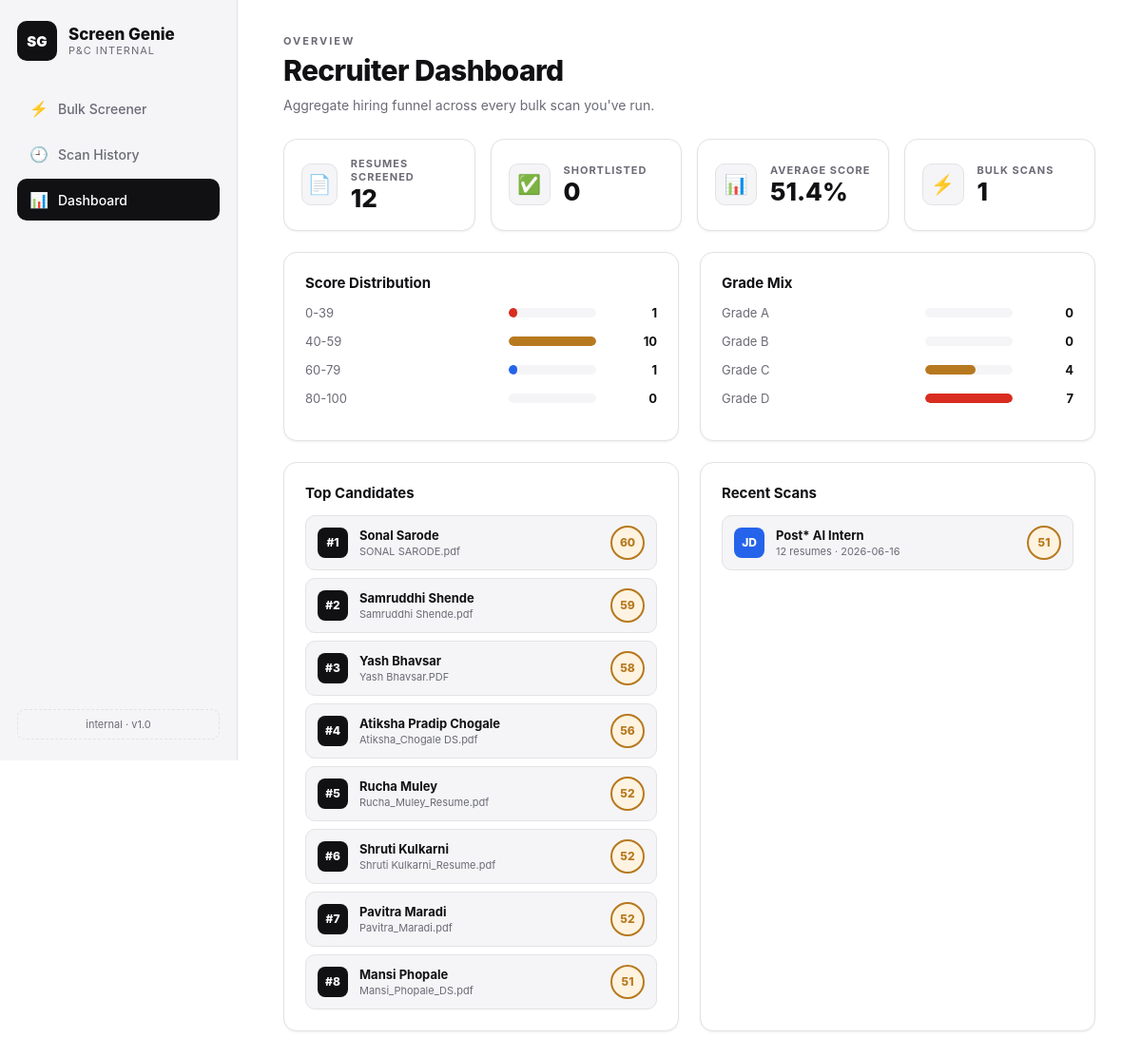
/dashboard, run on the app's committed database.
### tables this page shows
CREATE TABLE candidates (
            id INTEGER PRIMARY KEY AUTOINCREMENT,
            scan_id INTEGER NOT NULL,
            filename TEXT NOT NULL,
            name TEXT,
            email TEXT,
            phone TEXT,
            score INTEGER NOT NULL,
            grade TEXT NOT NULL,
            status TEXT NOT NULL,
            section_scores TEXT,
            matched_keywords TEXT,
            missing_keywords TEXT,
            matched_skills TEXT,
            missing_skills TEXT,
            extra_skills TEXT,
            reasons TEXT,
            file_data BLOB,
            suggestions TEXT,
            passed_checks TEXT,
            warning_checks TEXT,
            issue_checks TEXT,
            semantic_score INTEGER,
            FOREIGN KEY (scan_id) REFERENCES scans (id)
        );

CREATE TABLE scans (
            id INTEGER PRIMARY KEY AUTOINCREMENT,
            jd_filename TEXT NOT NULL,
            jd_role TEXT,
            keywords TEXT,
            resume_count INTEGER NOT NULL,
            avg_score REAL NOT NULL,
            created_at TEXT NOT NULL
        );

### app.py (the view)
@app.route("/dashboard")
def dashboard():
    db = get_db()
    scans = db.execute("SELECT * FROM scans").fetchall()
    candidates = db.execute(
        "SELECT id, scan_id, filename, name, score, grade, status FROM candidates"
    ).fetchall()
    total_resumes = len(candidates)
    total_scans = len(scans)
    shortlisted = sum(1 for c in candidates if c["status"] == "Shortlist")
    avg_score = round(sum(c["score"] for c in candidates) / total_resumes, 1) if total_resumes else 0
    buckets = {"0-39": 0, "40-59": 0, "60-79": 0, "80-100": 0}
    for c in candidates:
        s = c["score"]
        if s < 40:
            buckets["0-39"] += 1
        elif s < 60:
            buckets["40-59"] += 1
        elif s < 80:
            buckets["60-79"] += 1
        else:
            buckets["80-100"] += 1
    grade_counts = {"A": 0, "B": 0, "C": 0, "D": 0}
    for c in candidates:
        grade_counts[c["grade"]] = grade_counts.get(c["grade"], 0) + 1
    top_candidates = db.execute(
        "SELECT id, scan_id, filename, name, score, grade, status FROM candidates "
        "ORDER BY score DESC LIMIT 8"
    ).fetchall()
    recent_scans = db.execute(
        "SELECT * FROM scans ORDER BY created_at DESC LIMIT 5"
    ).fetchall()
    return render_template(
        "dashboard.html",
        total_resumes=total_resumes,
        total_scans=total_scans,
        shortlisted=shortlisted,
        avg_score=avg_score,
        buckets=buckets,
        grade_counts=grade_counts,
        top_candidates=top_candidates,
        recent_scans=recent_scans,
    )

### app.py (called while the page is built)
def get_db():
    if "db" not in g:
        g.db = sqlite3.connect(DB_PATH)
        g.db.row_factory = sqlite3.Row
    return g.db

### templates/dashboard.html (shortened to what this page needs)
{% extends 'base.html' %}
{% set active = 'dashboard' %}
{% block content %}
<div class="page-head">
  <div>
    <div class="eyebrow">Overview</div>
    <h1>Recruiter Dashboard</h1>
    <p class="lede">Aggregate hiring funnel across every bulk scan you've run.</p>
  </div>
</div>
<div class="kpi-grid">
  <div class="kpi card"><div class="kpi-ico b1">📄</div><div><div class="kpi-label">Resumes Screened</div><div class="kpi-val">{{ total_resumes }}</div></div></div>
  <div class="kpi card"><div class="kpi-ico b2">✅</div><div><div class="kpi-label">Shortlisted</div><div class="kpi-val">{{ shortlisted }}</div></div></div>
  <div class="kpi card"><div class="kpi-ico b3">📊</div><div><div class="kpi-label">Average Score</div><div class="kpi-val">{{ avg_score }}%</div></div></div>
  <div class="kpi card"><div class="kpi-ico b4">⚡</div><div><div class="kpi-label">Bulk Scans</div><div class="kpi-val">{{ total_scans }}</div></div></div>
</div>
<div class="grid-2">
  <div class="card">
    <div class="card-title">Score Distribution</div>
    {% set maxv = [buckets['0-39'], buckets['40-59'], buckets['60-79'], buckets['80-100'], 1]|max %}
    {% for label, color in [('0-39','low'),('40-59','mid'),('60-79','blue'),('80-100','high')] %}
    <div class="bd-row">
      <div class="bd-label">{{ label }}</div>
      <div class="bd-bar"><div class="bd-fill {{ color }}" style="width:{{ (buckets[label]/maxv)*100 }}%"></div></div>
      <div class="bd-val">{{ buckets[label] }}</div>
    </div>
    {% endfor %}
  </div>
  <div class="card">
    <div class="card-title">Grade Mix</div>
    {% set gmax = [grade_counts['A'],grade_counts['B'],grade_counts['C'],grade_counts['D'],1]|max %}
    {% for g in ['A','B','C','D'] %}
    <div class="bd-row">
      <div class="bd-label">Grade {{ g }}</div>
      <div class="bd-bar"><div class="bd-fill g-{{ g }}" style="width:{{ (grade_counts[g]/gmax)*100 }}%"></div></div>
      <div class="bd-val">{{ grade_counts[g] }}</div>
    </div>
    {% endfor %}
  </div>
</div>
<div class="grid-2">
  <div class="card">
    <div class="card-title">Top Candidates</div>
    {% if top_candidates %}
    <div class="top-list">
      {% for c in top_candidates %}
      <a class="top-row" href="{{ url_for('candidate_detail', candidate_id=c['id']) }}">
        <div class="top-rank">#{{ loop.index }}</div>
        <div class="top-name"><strong>{{ c['name'] }}</strong><span class="muted">{{ c['filename'] }}</span></div>
        <div class="score-orb sm {{ 'high' if c['score']>=70 else ('mid' if c['score']>=45 else 'low') }}">{{ c['score'] }}</div>
      </a>
      {% endfor %}
    </div>
    {% else %}<p class="muted">Run a scan to populate this list.</p>{% endif %}
  </div>
  <div class="card">
    <div class="card-title">Recent Scans</div>
    {% if recent_scans %}
    <div class="top-list">
      {% for s in recent_scans %}
      <a class="top-row" href="{{ url_for('results', scan_id=s['id']) }}">
        <div class="top-rank rsq">JD</div>
        <div class="top-name"><strong>{{ s['jd_role'] or s['jd_filename'] }}</strong><span class="muted">{{ s['resume_count'] }} resumes · {{ s['created_at'][:10] }}</span></div>
        <div class="score-orb sm {{ 'high' if s['avg_score']>=70 else ('mid' if s['avg_score']>=45 else 'low') }}">{{ s['avg_score']|round(0)|int }}</div>
      </a>
      {% endfor %}
    </div>
    {% else %}<p class="muted">No scans yet.</p>{% endif %}
  </div>
</div>
{% endblock %}

### templates/base.html (shortened to what this page needs)
<!DOCTYPE html>
<html lang="en">
<head>
<link rel="stylesheet" href="{{ url_for('static', filename='style.css') }}">
</head>
<body>
<div class="layout">
  <aside class="sidebar">
    <div class="brand">
      <div class="brand-mark">SG</div>
      <div class="brand-text">
        <div class="brand-name">Screen Genie</div>
        <div class="brand-sub">P&amp;C Internal</div>
      </div>
    </div>
    <nav class="nav">
      <a class="nav-item {% if active=='bulk' %}active{% endif %}" href="{{ url_for('index') }}">
        <span class="ico">⚡</span> Bulk Screener
      </a>
      <a class="nav-item {% if active=='history' %}active{% endif %}" href="{{ url_for('history') }}">
        <span class="ico">🕘</span> Scan History
      </a>
      <a class="nav-item {% if active=='dashboard' %}active{% endif %}" href="{{ url_for('dashboard') }}">
        <span class="ico">📊</span> Dashboard
      </a>
    </nav>
    <div class="side-foot">
      <div class="env-badge">internal · v1.0</div>
    </div>
  </aside>
  <main class="main">
    {% block content %}{% endblock %}
  </main>
</div>
</body>
</html>

### data on the page
candidates: name "Sonal Sarode", filename "SONAL SARODE.pdf", score "60"
candidates: name "Samruddhi Shende", filename "Samruddhi Shende.pdf", score "59"
candidates: name "Yash Bhavsar", filename "Yash Bhavsar.PDF", score "58"
candidates: name "Atiksha Pradip Chogale", filename "Atiksha_Chogale DS.pdf", score "56"
candidates: name "Rucha Muley", filename "Rucha_Muley_Resume.pdf", score "52"
candidates: name "Shruti Kulkarni", filename "Shruti Kulkarni_Resume.pdf", score "52"
candidates: name "Pavitra Maradi", filename "Pavitra_Maradi.pdf", score "52"
candidates: name "Mansi Phopale", filename "Mansi_Phopale_DS.pdf", score "51"
scans: jd_role "Post* AI Intern", resume_count "12", created_at "2026-06-16", avg_score "51"

### other printed values
{{ total_resumes }} "12"
{{ shortlisted }} "0"
{{ avg_score }} "51.4"
{{ total_scans }} "1"
{{ label }} "0-39" "40-59" "60-79" "80-100"
{{ buckets[label] }} "1" "10" "1" "0"
{{ g }} "A" "B" "C" "D"
{{ grade_counts[g] }} "0" "0" "4" "7"
